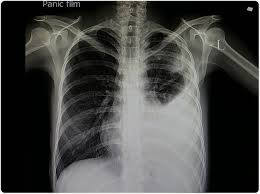
#> input picture backend/xray.jpg, 260 x 194 px, found by its file name
$ python test.py
#> lines starting #> are read from the running program, lines starting #| are printed output that depends on the picture; after the words box and inside, x2 and y2 are one past the last pixel; in counts of white or black regions, pixels touching at a corner belong together
import numpy as np
import cv2
import matplotlib.pyplot as plt


# ================= ADAPTIVE LUNG MASK =================
def get_lung_mask(image):
    h, w = image.shape

    blur = cv2.GaussianBlur(image, (7,7), 0)

    _, thresh = cv2.threshold(
        blur, 0, 255, cv2.THRESH_BINARY_INV + cv2.THRESH_OTSU
    )

    # batasi area tengah
    mask_area = np.zeros_like(image)
    left = int(w * 0.1)
    right = int(w * 0.9)
    top = int(h * 0.1)
    bottom = int(h * 0.9)
    mask_area[top:bottom, left:right] = thresh[top:bottom, left:right]

    contours, _ = cv2.findContours(mask_area, cv2.RETR_EXTERNAL, cv2.CHAIN_APPROX_SIMPLE)

    mask_clean = np.zeros_like(image)
    mid = w // 2

    left_contours = []
    right_contours = []

    for cnt in contours:
        area = cv2.contourArea(cnt)
        if area < 2000:
            continue

        x, y, cw, ch = cv2.boundingRect(cnt)
        aspect_ratio = ch / (cw + 1e-5)

        # filter tulang (garis tipis)
        if aspect_ratio > 4:
            continue

        if x < mid:
            left_contours.append(cnt)
        else:
            right_contours.append(cnt)

    if left_contours:
        left_contours = sorted(left_contours, key=cv2.contourArea, reverse=True)
        cv2.drawContours(mask_clean, [left_contours[0]], -1, 255, -1)

    if right_contours:
        right_contours = sorted(right_contours, key=cv2.contourArea, reverse=True)
        cv2.drawContours(mask_clean, [right_contours[0]], -1, 255, -1)

    # smoothing
    kernel = np.ones((15,15), np.uint8)
    mask_clean = cv2.morphologyEx(mask_clean, cv2.MORPH_CLOSE, kernel)

    return mask_clean


# ================= OPACITY =================
def detect_opacity(image):
    img_eq = cv2.equalizeHist(image)
    blur = cv2.GaussianBlur(img_eq, (5, 5), 0)

    _, thresh = cv2.threshold(blur, 145, 255, cv2.THRESH_BINARY)

    kernel = np.ones((3,3), np.uint8)
    thresh = cv2.morphologyEx(thresh, cv2.MORPH_OPEN, kernel)

    return thresh


# ================= MAIN =================
def segment(image_path):
    img = cv2.imread(image_path, cv2.IMREAD_GRAYSCALE)
#> img: shape (194, 260); min 0, max 255, mean 69.1

    if img is None:
        print("Gambar tidak ditemukan!")
        return

    img = cv2.resize(img, (512, 512))
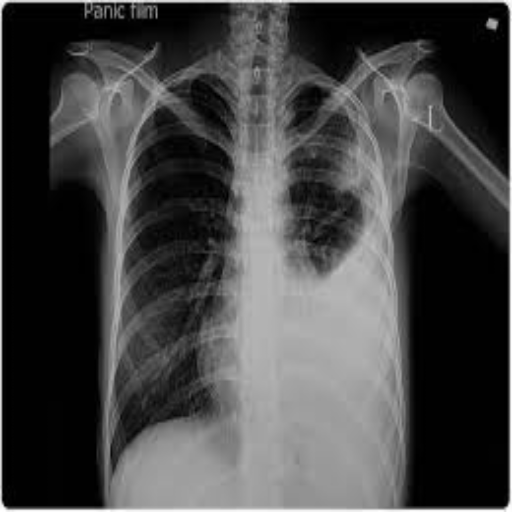
#> img: shape (512, 512); min 0, max 255, mean 69

    lung_mask = get_lung_mask(img)
#> in get_lung_mask, `_, thresh = cv2.threshold( blur, 0, 255, cv2.THRESH_BINARY_INV + cv2.T..`:
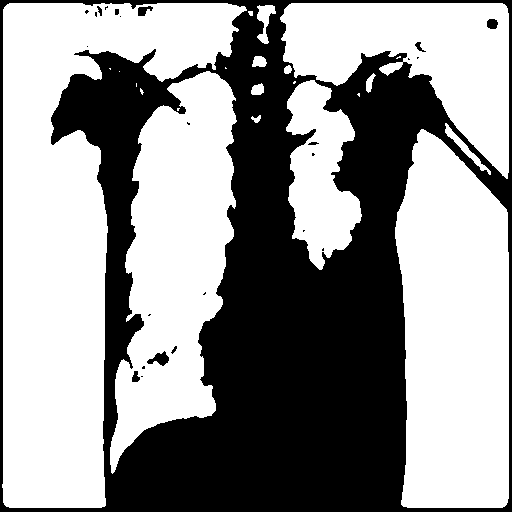
#> thresh: shape (512, 512); 58.3% white; 25 black regions (15 under 20 px), largest, box (x1, y1, x2, y2) and area: (0, 0, 512, 512) 108584, (147, 351, 169, 366) 171, (487, 19, 498, 29) 93
#> in get_lung_mask, `mask_area[top:bottom, left:right] = thresh[top:bottom, left:right]`:
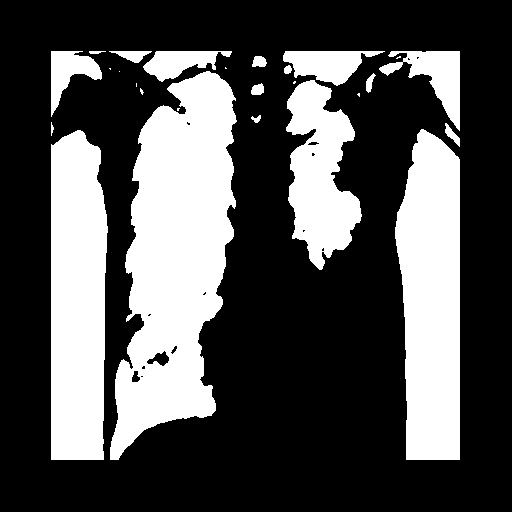
#> mask_area: shape (512, 512); 31.5% white; 26 white regions (9 under 20 px)
#> in get_lung_mask, `contours, _ = cv2.findContours(mask_area, cv2.RETR_EXTERNAL, cv2.CHAIN..`: contours = 26 contours, 10 with area under 20; largest, box (x1, y1, x2, y2) and area: (110, 71, 237, 460) 30194, (395, 129, 460, 460) 17456, (51, 130, 108, 460) 16700, (286, 80, 362, 270) 8531, (379, 51, 460, 131) 2353
#> the loop in get_lung_mask, `for cnt in contours:` made 26 passes
#> area on passes 3, 5, 9, 13, 18, 20, 22, 23, 24, 25, 26: 116.5, 32, 102, 80.5, 43, 111.5, 1913, 1380, 225, 20.5, 1408
#> (area, x, y, cw, ch, aspect_ratio) on passes 1, 2, 12, 14, 21: (16699.5, 51, 130, 57, 330, 5.79), (17455.5, 395, 129, 65, 331, 5.09), (8531, 286, 80, 76, 190, 2.5), (30194.5, 110, 71, 127, 389, 3.06), (2353, 379, 51, 81, 80, 0.988)
#> after the loop in get_lung_mask, `for cnt in contours:`: left_contours = 1 contour; box (x1, y1, x2, y2) and area: (110, 71, 237, 460) 30194; right_contours = 2 contours; box (x1, y1, x2, y2) and area: (286, 80, 362, 270) 8531, (379, 51, 460, 131) 2353
#> in get_lung_mask, `cv2.drawContours(mask_clean, [left_contours[0]], -1, 255, -1)`: mask_clean: shape (512, 512); 11.7% white; 1 white region, box (x1, y1, x2, y2) and area: (110, 71, 237, 460) 30702
#> in get_lung_mask, `cv2.drawContours(mask_clean, [right_contours[0]], -1, 255, -1)`:
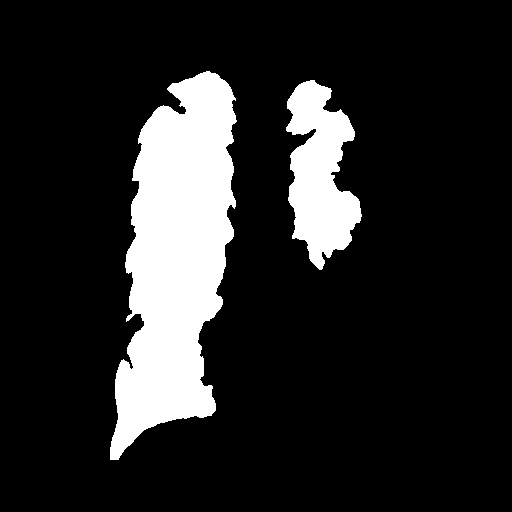
#> mask_clean: shape (512, 512); 15.1% white; 2 white regions, box (x1, y1, x2, y2) and area: (110, 71, 237, 460) 30702, (286, 80, 362, 270) 8797
#> in get_lung_mask, `mask_clean = cv2.morphologyEx(mask_clean, cv2.MORPH_CLOSE, kernel)`: mask_clean: shape (512, 512); 15.6% white; 2 white regions, box (x1, y1, x2, y2) and area: (110, 71, 237, 460) 31590, (286, 80, 362, 270) 9257
    opacity = detect_opacity(img)
#> in detect_opacity, `img_eq = cv2.equalizeHist(image)`:
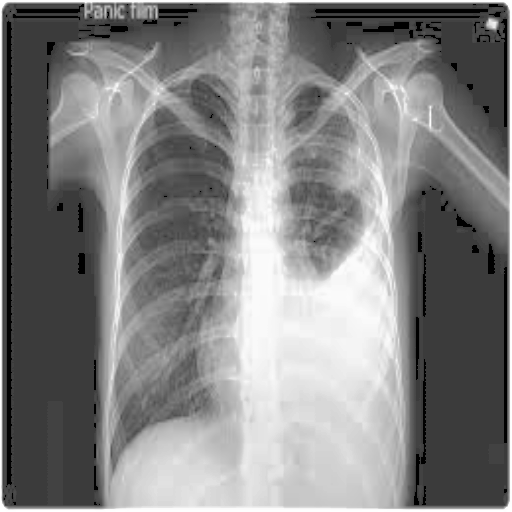
#> img_eq: shape (512, 512); min 0, max 255, mean 131.1
#> in detect_opacity, `_, thresh = cv2.threshold(blur, 145, 255, cv2.THRESH_BINARY)`: thresh: shape (512, 512); 41.9% white; 34 white regions (23 under 20 px), largest, box (x1, y1, x2, y2) and area: (0, 0, 512, 512) 108879, (147, 350, 169, 368) 201, (138, 6, 153, 17) 113
#> in detect_opacity, `thresh = cv2.morphologyEx(thresh, cv2.MORPH_OPEN, kernel)`:
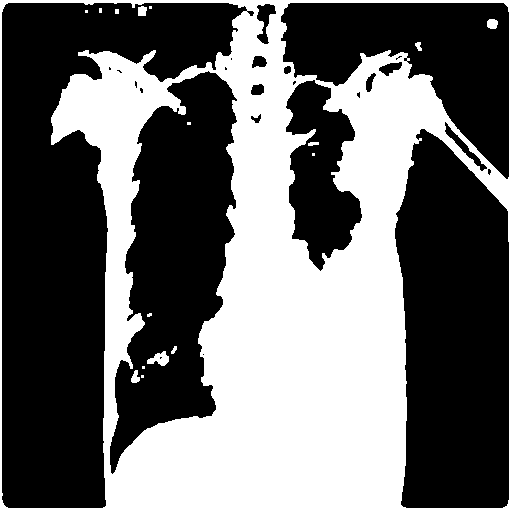
#> thresh: shape (512, 512); 41.7% white; 17 white regions (8 under 20 px), largest, box (x1, y1, x2, y2) and area: (0, 0, 512, 512) 108654, (147, 351, 169, 366) 190, (487, 19, 498, 29) 94

        # ambil hanya bagian paru
    lung_region = cv2.bitwise_and(img, lung_mask)

    # threshold khusus di dalam paru
    _, lung_thresh = cv2.threshold(lung_region, 130, 255, cv2.THRESH_BINARY)
#> lung_thresh: shape (512, 512); every value is 0

    pneumonia_mask = lung_thresh

    overlay = cv2.cvtColor(img, cv2.COLOR_GRAY2BGR)

    red_mask = np.zeros_like(overlay)
    red_mask[pneumonia_mask == 255] = [0, 0, 255]

    overlay = cv2.addWeighted(overlay, 0.7, red_mask, 0.3, 0)
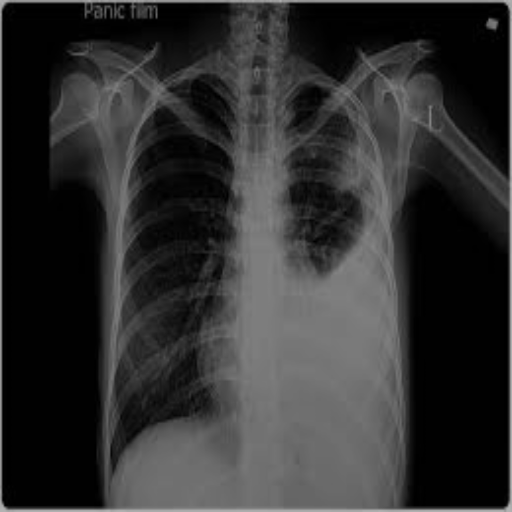
#> overlay: shape (512, 512, 3); min 0, max 178, mean 48.4

    plt.figure(figsize=(12,6))

    plt.subplot(1,4,1)
    plt.title("Original")
    plt.imshow(img, cmap="gray")
    plt.axis("off")

    plt.subplot(1,4,2)
    plt.title("Lung Mask")
    plt.imshow(lung_mask, cmap="gray")
    plt.axis("off")

    plt.subplot(1,4,3)
    plt.title("Opacity")
    plt.imshow(opacity, cmap="gray")
    plt.axis("off")

    plt.subplot(1,4,4)
    plt.title("Overlay")
    plt.imshow(overlay)
    plt.axis("off")

    plt.tight_layout()
    plt.show()


# RUN
segment(r"C:\Users\DEVASYA ADITYA\Documents\biomedic-rea\backend\xray.jpg")

$ run again, with backend/erect.png saved as backend/xray.jpg
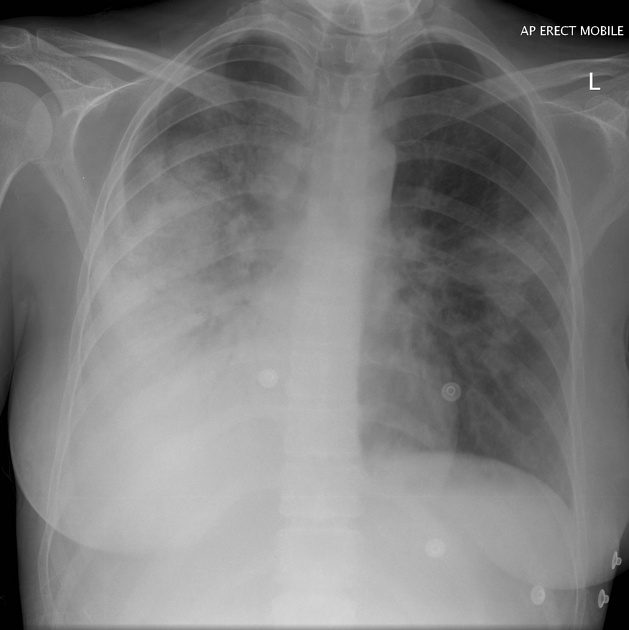
#> input picture backend/erect.png, 629 x 630 px, found by its file name
#> in segment, img is the input picture: shape (630, 629); min 0, max 255, mean 125.7
#> img: shape (512, 512)
#> in get_lung_mask, `_, thresh = cv2.threshold( blur, 0, 255, cv2.THRESH_BINARY_INV + cv2.T..`:
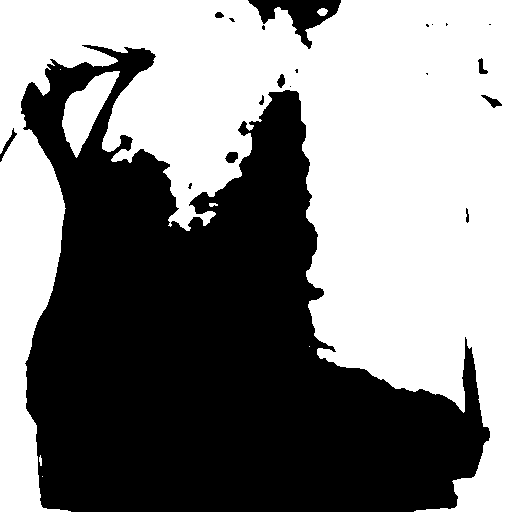
#> thresh: shape (512, 512); 52.3% white; 20 black regions (10 under 20 px), largest, box (x1, y1, x2, y2) and area: (21, 45, 490, 512) 122622, (248, 0, 341, 49) 1764, (0, 128, 17, 162) 126
#> mask_area: shape (512, 512); 27.8% white; 9 white regions (4 under 20 px)
#> contours = 9 contours, 5 with area under 20; largest, box (x1, y1, x2, y2) and area: (102, 51, 460, 409) 67877, (62, 71, 120, 158) 2155, (51, 164, 66, 293) 968, (51, 51, 118, 68) 767
#> the loop in get_lung_mask, `for cnt in contours:` made 9 passes
#> area on passes 3, 9: 968, 767
#> after the loop in get_lung_mask, `for cnt in contours:`: left_contours = 2 contours; box (x1, y1, x2, y2) and area: (102, 51, 460, 409) 67877, (62, 71, 120, 158) 2155; right_contours = []
#> lung_thresh: shape (512, 512); 0.28% white; 44 white regions (36 under 20 px), largest, box (x1, y1, x2, y2) and area: (191, 193, 212, 213) 224, (111, 137, 134, 157) 111, (226, 153, 237, 162) 60
#> in segment, `overlay = cv2.addWeighted(overlay, 0.7, red_mask, 0.3, 0)`:
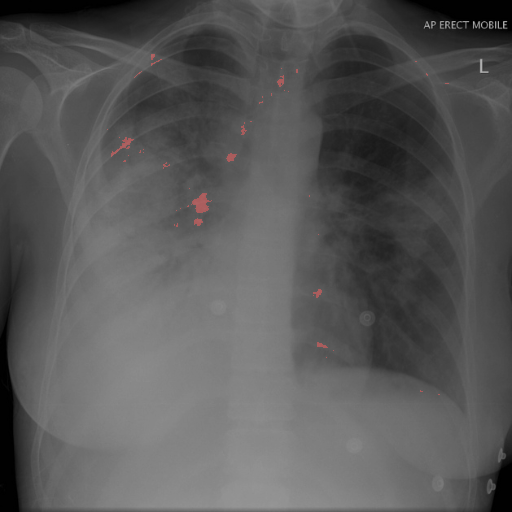
#> overlay: shape (512, 512, 3); mean B, G, R 87.9, 87.9, 88.2
